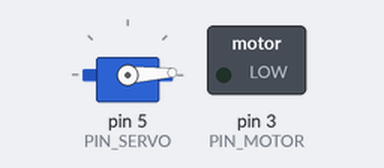
Simulated run of this sketch. Board: Arduino Uno, built with avr-gcc and run on an emulated ATmega328P. Parts: servo, switched loads named in the sketch (green lamp = pin HIGH).

Above: at 1.05 s.
At 1.7 s:
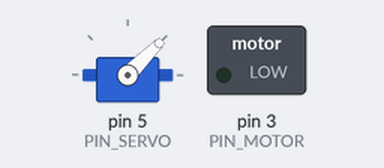
At 2.35 s:
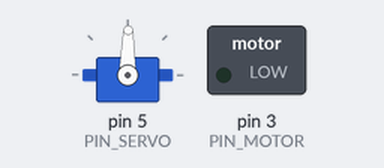
At 3.7 s:
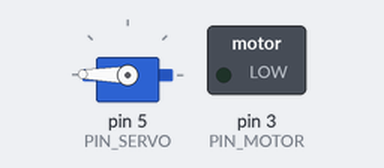
Timing chart, 0 to 7.3 s (numbered marks = the images above):
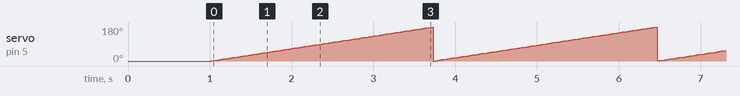

The sketch:

MotorControl.ino
```cpp
#include <Servo.h>
const int PIN_MOTOR = 3, PIN_SERVO = 5;

Servo myservo;  // create servo object to control a servo
int pos = 0;    // variable to store the servo position

void setup() {
  // put your setup code here, to run once:

  pinMode(PIN_MOTOR, OUTPUT);

  myservo.attach(PIN_SERVO);  // attaches the servo on pin 9 to the servo object
  myservo.write(pos);
  delay(1000);
}

void loop() {
//  myservo.write(10);
//  delay(500);
  for (pos = 0; pos <= 180; pos += 1) { // goes from 0 degrees to 180 degrees
    // in steps of 1 degree
    myservo.write(pos);              // tell servo to go to position in variable 'pos'
    delay(15);                       // waits 15ms for the servo to reach the position
  }
  // put your main code here, to run repeatedly:
//  digitalWrite(PIN_MOTOR, HIGH);
//  digitalWrite(13, true);
//  delay(2000);
//
//  digitalWrite(PIN_MOTOR, LOW);
//  digitalWrite(13, false);
//  delay(2000);
}
```

Measured:
- by itself, servo on pin 5 (PIN_SERVO): ramps from 0° to 180° and jumps back, once every 2.7 s
